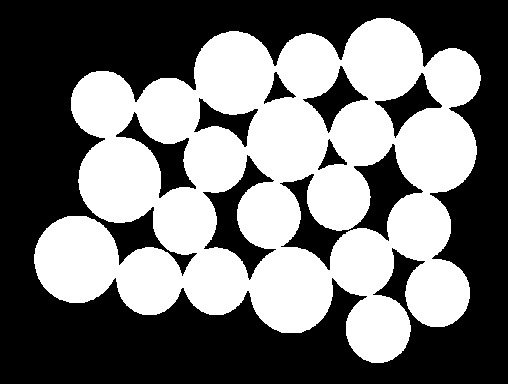
#> input picture pictures/circles.jpeg, 508 x 384 px
$ python -i Main.py   (imports and definitions only)   (older library calls are emulated)
#> lines starting #> are read from the running program, lines starting #| are printed output that depends on the picture; after the words box and inside, x2 and y2 are one past the last pixel; in counts of white or black regions, pixels touching at a corner belong together
#> in main, img is the input picture: shape (384, 508, 3); min 0, max 255, mean 115.9
#> in main, `(thresh, binarImg) = cv2.threshold(grayImg, 127, 255, cv2.THRESH_BINARY)`: binarImg: shape (384, 508); 45.5% white; 1 white region, box (x1, y1, x2, y2) and area: (34, 18, 481, 363) 88669
### modules/Erosion.py
# Python program to demonstrate erosion and
# dilation of images.
import cv2
import numpy as np


def erosion(img, mask):
    imgshape = img.shape
#> imgshape = (384, 508)
    maskshape = mask.shape
    erode_img = np.zeros((imgshape[0], imgshape[1]))
    pad_img = np.zeros((imgshape[0] + maskshape[0] - 1, imgshape[1] + maskshape[1] - 1))
    for i in range(imgshape[0]):
        for j in range(imgshape[1]):
            pad_img[i + np.int((maskshape[0] - 1) / 2), j + np.int((maskshape[1] - 1) / 2)] = img[i, j]
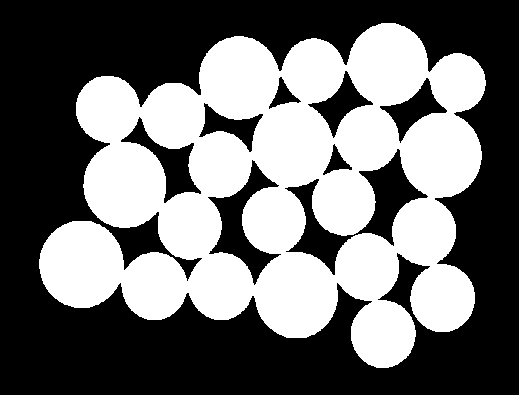
#> pad_img: shape (395, 519) float64; values 0 (black) and 1 (white), 43.3% white; 1 white region, box (x1, y1, x2, y2) and area: (39, 23, 486, 368) 88669

    for i in range(imgshape[0]):
        for j in range(imgshape[1]):
            kernel = pad_img[i:i + maskshape[0], j:j + maskshape[1]]
            result = (kernel == mask)
           # print(kernel)
            final = np.all(result == True)
            if final:
                erode_img[i, j] = 1
            else:
                erode_img[i, j] = 0
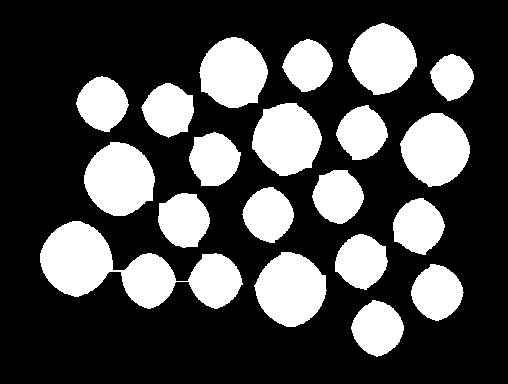
#> erode_img: shape (384, 508) float64; values 0 (black) and 1 (white), 29.3% white; 20 white regions, largest, box (x1, y1, x2, y2) and area: (40, 221, 243, 309) 8412, (254, 252, 327, 327) 3939, (84, 142, 155, 216) 3937
    return erode_img

### modules/Dilation.py
# Python program to demonstrate erosion and
# dilation of images.
import cv2
import numpy as np


def dilation(img, mask):
    imgshape = img.shape
#> imgshape = (384, 508)
    maskshape = mask.shape
    dilate_img = np.zeros((imgshape[0], imgshape[1]))
    pad_img = np.zeros((imgshape[0] + maskshape[0] - 1, imgshape[1] + maskshape[1] - 1))
    for i in range(imgshape[0]):
        for j in range(imgshape[1]):
            pad_img[i + np.int((maskshape[0] - 1) / 2), j + np.int((maskshape[1] - 1) / 2)] = img[i, j]

    for i in range(imgshape[0]):
        for j in range(imgshape[1]):
            kernel = pad_img[i:i + maskshape[0], j:j + maskshape[1]]
            result = (kernel == mask)
           # print(kernel)
            final = np.any(result == True)
            if final:
                dilate_img[i, j] = 1
            else:
                dilate_img[i, j] = 0
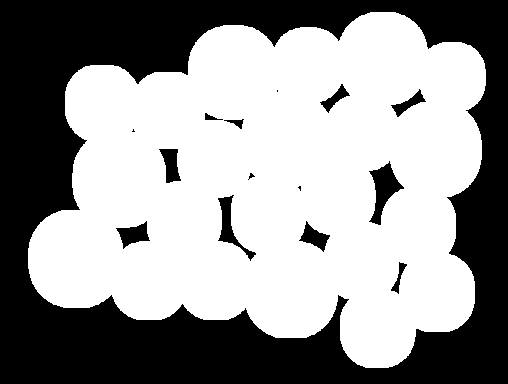
#> dilate_img: shape (384, 508) float64; values 0 (black) and 1 (white), 58.6% white; 15 black regions (3 under 20 px), largest, box (x1, y1, x2, y2) and area: (0, 0, 508, 384) 76975, (369, 161, 404, 225) 945, (218, 195, 256, 261) 631
    return dilate_img

### Main.py
from modules.Erosion import *
from modules.Dilation import *
from matplotlib import pyplot as plt
from GUI import App


def main():
    img = cv2.imread('pictures/circles.jpeg')
    grayImg = cv2.cvtColor(img, cv2.COLOR_BGR2GRAY)
    (thresh, binarImg) = cv2.threshold(grayImg, 127, 255, cv2.THRESH_BINARY)  # 1D array
    mask = np.ones((12, 12), np.uint8)
    # mask = np.array([[1, 1, 1],
    # [1, 1, 1],
    # [1, 1, 1]
    # ])
    binarImg = binarImg / 255
    img_erosion = erosion(binarImg, mask)
    img_dilation = dilation(binarImg, mask)
    plt.figure('Input')
    plt.subplot(131)
    plt.imshow(grayImg, 'gray')
    plt.subplot(132)
    plt.imshow(img_erosion, 'gray')
    plt.subplot(133)
    plt.imshow(img_dilation, 'gray')
    plt.show()
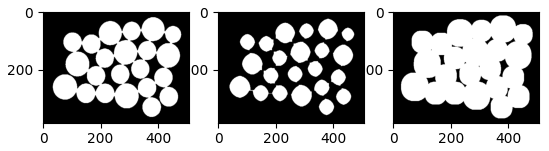
#> figure drawn by matplotlib, 3 panels


# [2 lines not run here, left out]

>>> result = main()

$ run again, with pictures/WhatsApp Image 2020-09-05 at 14.02.01.jpeg copied over pictures/circles.jpeg
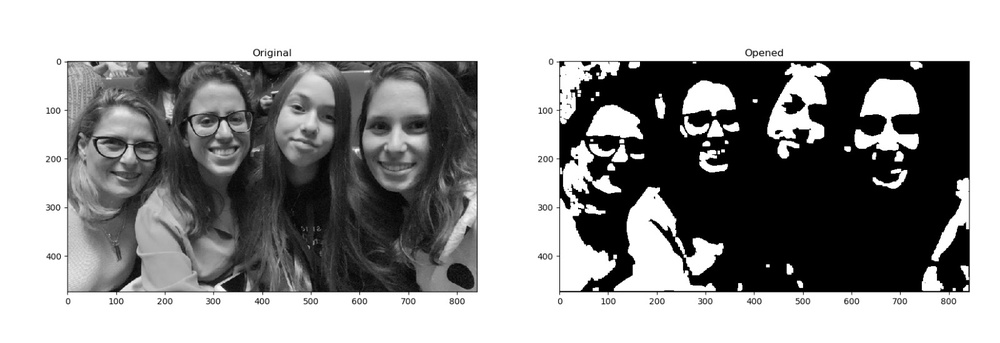
#> input picture pictures/WhatsApp Image 2020-09-05 at 14.02.01.jpeg, 1000 x 343 px, shrunk from 1600 x 549 before the run
#> in main, img is the input picture: shape (343, 1000, 3); min 0, max 255, mean 155.1
#> in main, `(thresh, binarImg) = cv2.threshold(grayImg, 127, 255, cv2.THRESH_BINARY)`:
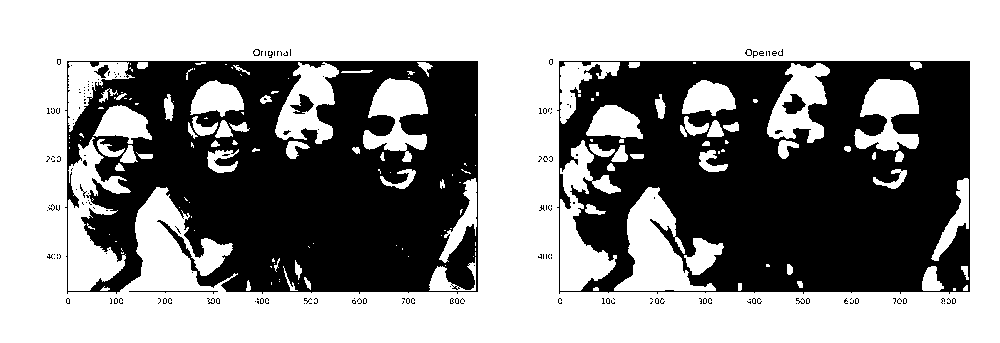
#> binarImg: shape (343, 1000); 58.6% white; 180 black regions (167 under 20 px), largest, box (x1, y1, x2, y2) and area: (557, 61, 970, 294) 71278, (65, 61, 478, 294) 68961, (782, 94, 806, 114) 277
#> after the loop in dilation, `for i in range(imgshape[0]):`:
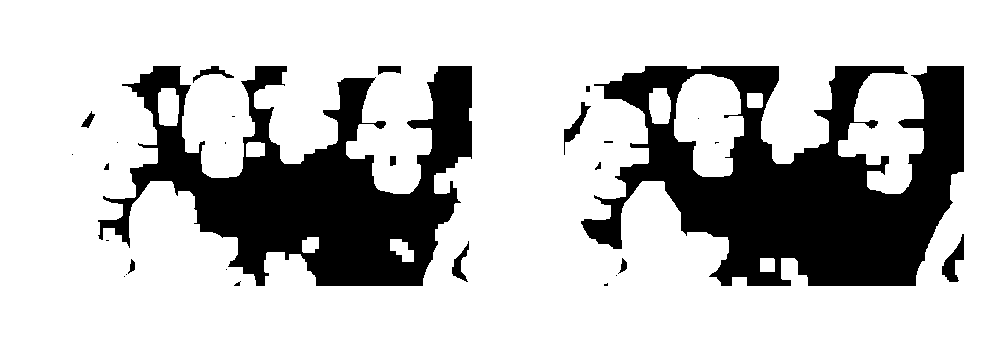
#> dilate_img: shape (343, 1000) float64; values 0 (black) and 1 (white), 75.6% white; 28 black regions (14 under 20 px), largest, box (x1, y1, x2, y2) and area: (581, 66, 964, 286) 44653, (98, 66, 472, 286) 37275, (942, 234, 964, 282) 467
